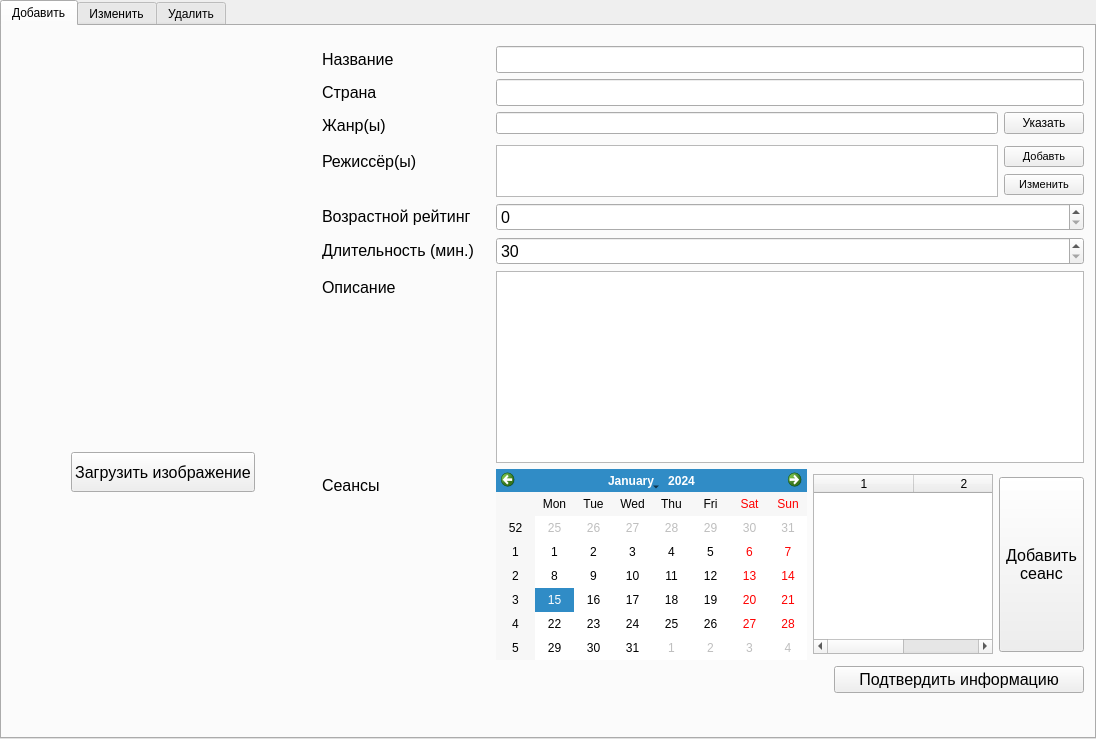
<?xml version="1.0" encoding="UTF-8"?>
<ui version="4.0">
 <class>TabWidget</class>
 <widget class="QTabWidget" name="TabWidget">
  <property name="geometry">
   <rect>
    <x>0</x>
    <y>0</y>
    <width>1096</width>
    <height>739</height>
   </rect>
  </property>
  <property name="minimumSize">
   <size>
    <width>100</width>
    <height>0</height>
   </size>
  </property>
  <property name="font">
   <font>
    <stylestrategy>PreferAntialias</stylestrategy>
   </font>
  </property>
  <property name="windowTitle">
   <string>TabWidget</string>
  </property>
  <property name="currentIndex">
   <number>0</number>
  </property>
  <widget class="QWidget" name="AddTab">
   <attribute name="title">
    <string>Добавить</string>
   </attribute>
   <widget class="QWidget" name="formLayoutWidget">
    <property name="geometry">
     <rect>
      <x>320</x>
      <y>20</y>
      <width>762</width>
      <height>671</height>
     </rect>
    </property>
    <layout class="QFormLayout" name="formLayout">
     <item row="0" column="0">
      <widget class="QLabel" name="NameLabel1">
       <property name="text">
        <string>&lt;html&gt;&lt;head/&gt;&lt;body&gt;&lt;p&gt;&lt;span style=&quot; font-size:12pt;&quot;&gt;Название&lt;/span&gt;&lt;/p&gt;&lt;/body&gt;&lt;/html&gt;</string>
       </property>
      </widget>
     </item>
     <item row="0" column="1">
      <widget class="QLineEdit" name="NameLineTab0">
       <property name="font">
        <font>
         <pointsize>12</pointsize>
        </font>
       </property>
       <property name="inputMask">
        <string notr="true"/>
       </property>
       <property name="text">
        <string/>
       </property>
       <property name="placeholderText">
        <string/>
       </property>
      </widget>
     </item>
     <item row="1" column="0">
      <widget class="QLabel" name="CountryLabel">
       <property name="text">
        <string>&lt;html&gt;&lt;head/&gt;&lt;body&gt;&lt;p&gt;&lt;span style=&quot; font-size:12pt;&quot;&gt;Страна&lt;/span&gt;&lt;/p&gt;&lt;/body&gt;&lt;/html&gt;</string>
       </property>
      </widget>
     </item>
     <item row="1" column="1">
      <widget class="QLineEdit" name="CountryLineTab0">
       <property name="font">
        <font>
         <pointsize>12</pointsize>
        </font>
       </property>
      </widget>
     </item>
     <item row="2" column="0">
      <widget class="QLabel" name="GenresLabel">
       <property name="text">
        <string>&lt;html&gt;&lt;head/&gt;&lt;body&gt;&lt;p&gt;&lt;span style=&quot; font-size:12pt;&quot;&gt;Жанр(ы)&lt;/span&gt;&lt;/p&gt;&lt;/body&gt;&lt;/html&gt;</string>
       </property>
      </widget>
     </item>
     <item row="2" column="1">
      <layout class="QGridLayout" name="gridLayout_2">
       <item row="0" column="0">
        <widget class="QLineEdit" name="GenresLineTab0">
         <property name="font">
          <font>
           <pointsize>12</pointsize>
          </font>
         </property>
         <property name="readOnly">
          <bool>true</bool>
         </property>
        </widget>
       </item>
       <item row="0" column="3">
        <widget class="QPushButton" name="GenresBtnTab0">
         <property name="text">
          <string>Указать</string>
         </property>
        </widget>
       </item>
      </layout>
     </item>
     <item row="3" column="0">
      <widget class="QLabel" name="DirectorsLabel">
       <property name="text">
        <string>&lt;html&gt;&lt;head/&gt;&lt;body&gt;&lt;p&gt;&lt;span style=&quot; font-size:12pt;&quot;&gt;Режиссёр(ы)&lt;/span&gt;&lt;/p&gt;&lt;/body&gt;&lt;/html&gt;</string>
       </property>
      </widget>
     </item>
     <item row="4" column="0">
      <widget class="QLabel" name="AgeRatingLabel">
       <property name="minimumSize">
        <size>
         <width>168</width>
         <height>20</height>
        </size>
       </property>
       <property name="text">
        <string>&lt;html&gt;&lt;head/&gt;&lt;body&gt;&lt;p&gt;&lt;span style=&quot; font-size:12pt;&quot;&gt;Возрастной рейтинг&lt;/span&gt;&lt;/p&gt;&lt;/body&gt;&lt;/html&gt;</string>
       </property>
      </widget>
     </item>
     <item row="4" column="1">
      <widget class="QSpinBox" name="AgeRatingSpinBoxTab0">
       <property name="font">
        <font>
         <pointsize>12</pointsize>
        </font>
       </property>
       <property name="maximum">
        <number>18</number>
       </property>
      </widget>
     </item>
     <item row="5" column="0">
      <widget class="QLabel" name="DurationLabel">
       <property name="text">
        <string>&lt;html&gt;&lt;head/&gt;&lt;body&gt;&lt;p&gt;&lt;span style=&quot; font-size:12pt;&quot;&gt;Длительность (мин.)&lt;/span&gt;&lt;/p&gt;&lt;/body&gt;&lt;/html&gt;</string>
       </property>
      </widget>
     </item>
     <item row="5" column="1">
      <widget class="QSpinBox" name="DurationSpinBoxTab0">
       <property name="font">
        <font>
         <pointsize>12</pointsize>
        </font>
       </property>
       <property name="minimum">
        <number>30</number>
       </property>
       <property name="maximum">
        <number>420</number>
       </property>
      </widget>
     </item>
     <item row="6" column="0">
      <widget class="QLabel" name="DescriptionLabel">
       <property name="text">
        <string>&lt;html&gt;&lt;head/&gt;&lt;body&gt;&lt;p&gt;&lt;span style=&quot; font-size:12pt;&quot;&gt;Описание&lt;/span&gt;&lt;/p&gt;&lt;/body&gt;&lt;/html&gt;</string>
       </property>
      </widget>
     </item>
     <item row="6" column="1">
      <widget class="QPlainTextEdit" name="DescriptionPlainTextTab0">
       <property name="minimumSize">
        <size>
         <width>500</width>
         <height>150</height>
        </size>
       </property>
       <property name="font">
        <font>
         <pointsize>12</pointsize>
        </font>
       </property>
      </widget>
     </item>
     <item row="7" column="0">
      <widget class="QLabel" name="label">
       <property name="font">
        <font>
         <pointsize>12</pointsize>
        </font>
       </property>
       <property name="text">
        <string>Сеансы</string>
       </property>
      </widget>
     </item>
     <item row="7" column="1">
      <layout class="QHBoxLayout" name="horizontalLayout">
       <item>
        <widget class="QCalendarWidget" name="CalendarTab0">
         <property name="minimumDate">
          <date>
           <year>2021</year>
           <month>10</month>
           <day>29</day>
          </date>
         </property>
        </widget>
       </item>
       <item>
        <layout class="QHBoxLayout" name="horizontalLayout_3">
         <item>
          <widget class="QTableWidget" name="SessionsTableWidgetTab0">
           <property name="minimumSize">
            <size>
             <width>180</width>
             <height>180</height>
            </size>
           </property>
           <property name="maximumSize">
            <size>
             <width>180</width>
             <height>180</height>
            </size>
           </property>
           <property name="columnCount">
            <number>2</number>
           </property>
           <column/>
           <column/>
          </widget>
         </item>
         <item>
          <widget class="QPushButton" name="AddSessionBtnTab0">
           <property name="maximumSize">
            <size>
             <width>85</width>
             <height>175</height>
            </size>
           </property>
           <property name="font">
            <font>
             <pointsize>12</pointsize>
            </font>
           </property>
           <property name="text">
            <string>Добавить
сеанс</string>
           </property>
          </widget>
         </item>
        </layout>
       </item>
      </layout>
     </item>
     <item row="8" column="1">
      <layout class="QHBoxLayout" name="horizontalLayout_2">
       <item>
        <widget class="QLabel" name="SessionsErrorLabelTab0">
         <property name="font">
          <font>
           <pointsize>12</pointsize>
          </font>
         </property>
         <property name="text">
          <string/>
         </property>
        </widget>
       </item>
       <item>
        <widget class="QPushButton" name="ConfirmFilmInfoBtnTab0">
         <property name="minimumSize">
          <size>
           <width>250</width>
           <height>27</height>
          </size>
         </property>
         <property name="maximumSize">
          <size>
           <width>100</width>
           <height>16777215</height>
          </size>
         </property>
         <property name="font">
          <font>
           <pointsize>12</pointsize>
          </font>
         </property>
         <property name="text">
          <string>Подтвердить информацию</string>
         </property>
        </widget>
       </item>
      </layout>
     </item>
     <item row="9" column="1">
      <widget class="QLabel" name="ErrorLabelTab0">
       <property name="font">
        <font>
         <pointsize>12</pointsize>
        </font>
       </property>
       <property name="text">
        <string/>
       </property>
      </widget>
     </item>
     <item row="3" column="1">
      <layout class="QHBoxLayout" name="horizontalLayout_4">
       <item alignment="Qt::AlignTop">
        <widget class="QPlainTextEdit" name="DirectorsPlainTextTab0">
         <property name="minimumSize">
          <size>
           <width>0</width>
           <height>52</height>
          </size>
         </property>
         <property name="maximumSize">
          <size>
           <width>16777215</width>
           <height>40</height>
          </size>
         </property>
         <property name="font">
          <font>
           <pointsize>12</pointsize>
          </font>
         </property>
        </widget>
       </item>
       <item>
        <layout class="QVBoxLayout" name="verticalLayout">
         <item>
          <widget class="QPushButton" name="AddDerectorBtnTab0">
           <property name="minimumSize">
            <size>
             <width>0</width>
             <height>0</height>
            </size>
           </property>
           <property name="maximumSize">
            <size>
             <width>16777215</width>
             <height>16777215</height>
            </size>
           </property>
           <property name="font">
            <font>
             <pointsize>8</pointsize>
            </font>
           </property>
           <property name="text">
            <string>Добавть</string>
           </property>
          </widget>
         </item>
         <item>
          <widget class="QPushButton" name="ChangeDerectorsBtnTab0">
           <property name="font">
            <font>
             <pointsize>8</pointsize>
            </font>
           </property>
           <property name="text">
            <string>Изменить</string>
           </property>
          </widget>
         </item>
        </layout>
       </item>
      </layout>
     </item>
    </layout>
   </widget>
   <widget class="QWidget" name="verticalLayoutWidget">
    <property name="geometry">
     <rect>
      <x>20</x>
      <y>20</y>
      <width>282</width>
      <height>501</height>
     </rect>
    </property>
    <layout class="QVBoxLayout" name="verticalLayout_2">
     <item>
      <widget class="QLabel" name="ImageLabelTab0">
       <property name="minimumSize">
        <size>
         <width>280</width>
         <height>400</height>
        </size>
       </property>
       <property name="maximumSize">
        <size>
         <width>280</width>
         <height>400</height>
        </size>
       </property>
       <property name="styleSheet">
        <string notr="true"/>
       </property>
       <property name="text">
        <string>&lt;html&gt;&lt;head/&gt;&lt;body&gt;&lt;p&gt;&lt;br/&gt;&lt;/p&gt;&lt;/body&gt;&lt;/html&gt;</string>
       </property>
      </widget>
     </item>
     <item alignment="Qt::AlignHCenter">
      <widget class="QPushButton" name="LoadImageBtnTab0">
       <property name="maximumSize">
        <size>
         <width>279</width>
         <height>40</height>
        </size>
       </property>
       <property name="font">
        <font>
         <pointsize>12</pointsize>
        </font>
       </property>
       <property name="text">
        <string>Загрузить изображение</string>
       </property>
      </widget>
     </item>
     <item>
      <widget class="QLabel" name="ImageErrorLabelTab0">
       <property name="font">
        <font>
         <pointsize>12</pointsize>
        </font>
       </property>
       <property name="styleSheet">
        <string notr="true">color: rgb(255, 0, 0);</string>
       </property>
       <property name="text">
        <string/>
       </property>
      </widget>
     </item>
    </layout>
   </widget>
  </widget>
  <widget class="QWidget" name="ChangeTab">
   <attribute name="title">
    <string>Изменить</string>
   </attribute>
  </widget>
  <widget class="QWidget" name="DeleteTab">
   <attribute name="title">
    <string>Удалить</string>
   </attribute>
  </widget>
 </widget>
 <resources/>
 <connections/>
</ui>
